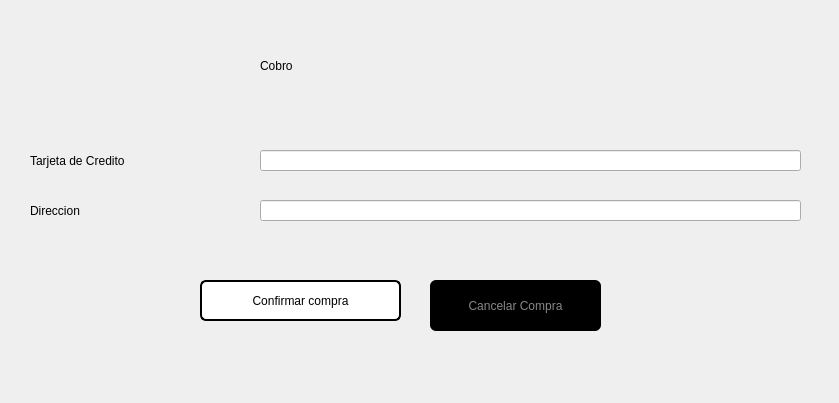
<?xml version="1.0" encoding="UTF-8"?>
<ui version="4.0">
 <class>Dialog</class>
 <widget class="QDialog" name="Dialog">
  <property name="geometry">
   <rect>
    <x>0</x>
    <y>0</y>
    <width>839</width>
    <height>403</height>
   </rect>
  </property>
  <property name="windowTitle">
   <string>Dialog</string>
  </property>
  <widget class="QPushButton" name="confirmbuy">
   <property name="geometry">
    <rect>
     <x>200</x>
     <y>280</y>
     <width>201</width>
     <height>41</height>
    </rect>
   </property>
   <property name="styleSheet">
    <string notr="true">QPushButton {
    background-color: #ffffff;
    color: #000000;
    border: 2px solid #000000;
    border-radius: 6px;
    padding: 6px 12px;
    font: 14pt &quot;Impact&quot;;
}
QPushButton:hover {
    background-color: #000000;
    color: #ffffff;
}
QPushButton:pressed {
    background-color: #222222;
    color: #ffffff;
}
QPushButton:disabled {
    background-color: #eeeeee;
    color: #999999;
    border-color: #cccccc;
}</string>
   </property>
   <property name="text">
    <string>Confirmar compra</string>
   </property>
  </widget>
  <widget class="QPushButton" name="cancelbuy">
   <property name="geometry">
    <rect>
     <x>430</x>
     <y>280</y>
     <width>171</width>
     <height>51</height>
    </rect>
   </property>
   <property name="styleSheet">
    <string notr="true">QPushButton {
    background-color: #000000;
    color: #888888;
    border: none;
    border-radius: 6px;
    padding: 6px 12px;
    font: 14pt &quot;Impact&quot;;
}
QPushButton:hover {
    color: #ffffff;
}
QPushButton:pressed {
    background-color: #111111;
}
QPushButton:disabled {
    background-color: #222222;
    color: #555555;
}</string>
   </property>
   <property name="text">
    <string>Cancelar Compra</string>
   </property>
  </widget>
  <widget class="QLabel" name="label">
   <property name="geometry">
    <rect>
     <x>30</x>
     <y>150</y>
     <width>211</width>
     <height>21</height>
    </rect>
   </property>
   <property name="styleSheet">
    <string notr="true">font: 15pt &quot;PaybAck&quot;;</string>
   </property>
   <property name="text">
    <string>Tarjeta de Credito</string>
   </property>
  </widget>
  <widget class="QLineEdit" name="creditcard">
   <property name="geometry">
    <rect>
     <x>260</x>
     <y>150</y>
     <width>541</width>
     <height>21</height>
    </rect>
   </property>
  </widget>
  <widget class="QLabel" name="label_2">
   <property name="geometry">
    <rect>
     <x>260</x>
     <y>40</y>
     <width>551</width>
     <height>51</height>
    </rect>
   </property>
   <property name="styleSheet">
    <string notr="true">font: 81 48pt &quot;Akira Expanded&quot;;</string>
   </property>
   <property name="text">
    <string>Cobro</string>
   </property>
  </widget>
  <widget class="QLabel" name="label_3">
   <property name="geometry">
    <rect>
     <x>30</x>
     <y>200</y>
     <width>211</width>
     <height>21</height>
    </rect>
   </property>
   <property name="styleSheet">
    <string notr="true">font: 15pt &quot;PaybAck&quot;;</string>
   </property>
   <property name="text">
    <string>Direccion</string>
   </property>
  </widget>
  <widget class="QLineEdit" name="direction">
   <property name="geometry">
    <rect>
     <x>260</x>
     <y>200</y>
     <width>541</width>
     <height>21</height>
    </rect>
   </property>
  </widget>
 </widget>
 <resources/>
 <connections/>
</ui>
